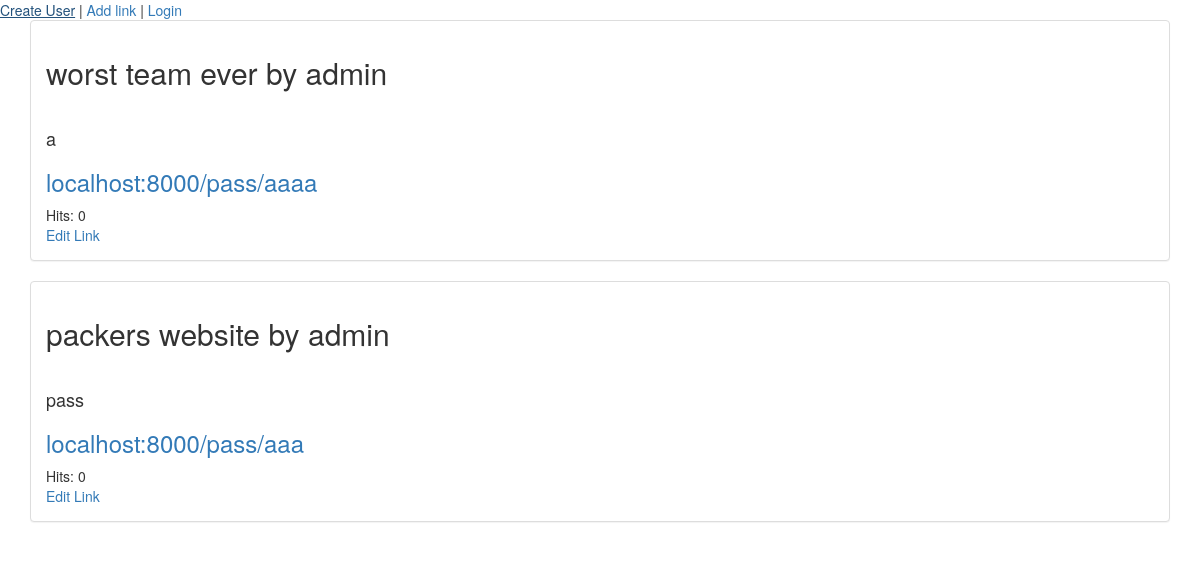
The app's page /, older data.
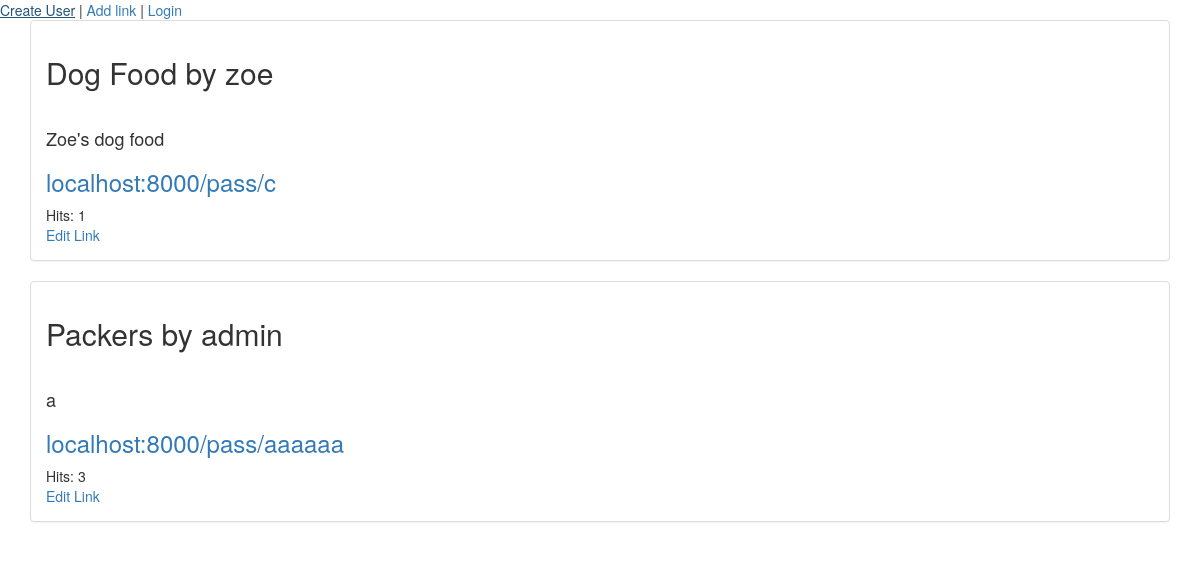
The same page, newer data.
### app/models.py (models this page shows, shortened)
class Link(models.Model):
    url = models.URLField(max_length = 250)
    title = models.CharField(max_length = 50)
    description = models.CharField(max_length = 150, null=True, blank=True)
    user = models.ForeignKey('auth.User')
    created = models.DateTimeField(auto_now_add=True)
    short_url = models.CharField(max_length = 40)
    class Meta:
        ordering = ['-created']
    @property
    def count(self):
        return sum([hit_obj.count for hit_obj in self.hit_set.all()])

class Hit(models.Model):
    time = models.DateTimeField(auto_now_add=True)
    link = models.ForeignKey(Link)
    clicked = models.BooleanField()
    @property
    def count(self):
        if self.clicked:
            return 1

### app/views.py (the view)
# urls.py: url(r'^$', LinkListView.as_view(), name="link_list_view"),
class LinkListView(ListView):
    model = Link

### templates/app/link_list.html (shortened to what this page needs)
{% extends 'base.html'%}
{% block content%}
{% for link in object_list%}
   <div class="panel panel-default">
     <div class="panel-body">
<h2>{{link.title}} by {{link.user}}</h1>
  <br>
  <h4>{{link.description}}</h4>
<h3><a href="{% url 'pass_through_view' link.short_url%}">localhost:8000/pass/{{link.short_url}}</a></h3>
Hits: {{link.count}}<br>
<a href="{% url 'link_update_view' link.id%}">Edit Link</a>
</div>
</div>
{% endfor %}
{% endblock %}

### templates/base.html (shortened to what this page needs)
{% load staticfiles %}
<!DOCTYPE html>
<html>
  <head>
    <link rel="stylesheet" href="{% static 'css/bootstrap.css' %}" media="screen" title="no title">
  </head>
  <body>
<div class="menu">
  <a href="{% url 'user_create_view'%}">Create User</a> |
  <a href="{% url 'link_create_view'%}">Add link</a> |
  <a href="http://localhost:8000/login/">Login</a>
</div>
<div class="container">
    {% block content %}
    {% endblock %}
</div>
  </body>
</html>

Row changes from the older to the newer data that the page shows:
removed Link: title "worst team ever", user "admin", description "a", short_url "aaaa", count "0"
removed Link: title "packers website", user "admin", description "pass", short_url "aaa", count "0"
added Link: title "Dog Food", user "zoe", description "Zoe's dog food", short_url "c", count "1"
added Link: title "Packers", user "admin", description "a", short_url "aaaaaa", count "3"
